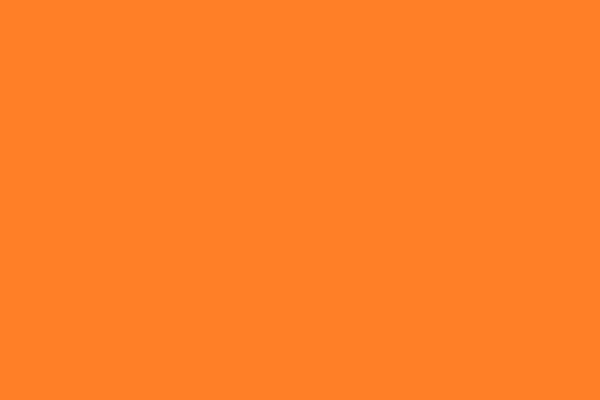
#> input picture original.png, 600 x 400 px; the run also reads 1 picture not shown here
$ python decrypt.py
#> lines starting #> are read from the running program, lines starting #| are printed output that depends on the picture
from PIL import Image, ImageDraw

def decrypt():
  original = Image.open('original.png')
#> original is the input picture: PIL image 600x400 RGBA; mean R, G, B, A 255, 127, 39, 255
  message = Image.open('result.png')
  draw = ImageDraw.Draw(original)
  width = message.size[0]
#> width = 600
  height = message.size[1]
#> height = 400
  pix = message.load()
  original_pix = original.load()
  mostUsedPixel = (original_pix[20, 20][0], original_pix[20, 20][1], original_pix[20, 20][2])
#> mostUsedPixel = (255, 127, 39)
  for x in range(width):
    for y in range(height):
      r = pix[x, y][0]
      g = pix[x, y][1]
      b = pix[x, y][2]
      if mostUsedPixel == (r, g, b):
        draw.point((x, y), (255, 255, 255))
      else:
        draw.point((x, y), (0, 0, 0))
  original.save('result_message.png', 'PNG')
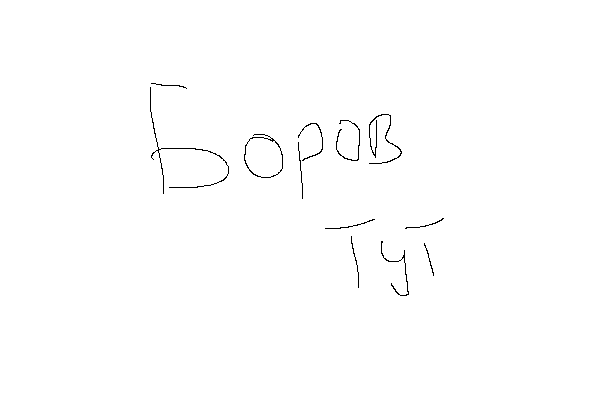
#> saved as result_message.png: PIL image 600x400 RGBA; mean R, G, B, A 253.7, 253.7, 253.7, 255

decrypt()
